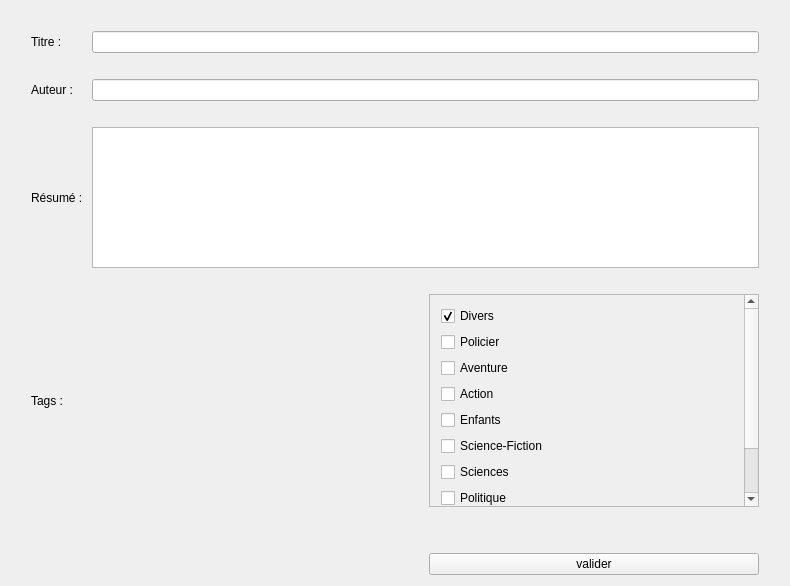
<?xml version="1.0" encoding="UTF-8"?>
<ui version="4.0">
 <class>QAjoutLivreWidget</class>
 <widget class="QWidget" name="QAjoutLivreWidget">
  <property name="geometry">
   <rect>
    <x>0</x>
    <y>0</y>
    <width>790</width>
    <height>586</height>
   </rect>
  </property>
  <property name="windowTitle">
   <string>QAjoutLivreWidget</string>
  </property>
  <property name="styleSheet">
   <string notr="true"/>
  </property>
  <layout class="QGridLayout" name="gridLayout">
   <item row="1" column="2" colspan="2">
    <widget class="QLineEdit" name="LineTitre"/>
   </item>
   <item row="7" column="2">
    <spacer name="horizontalSpacer_6">
     <property name="orientation">
      <enum>Qt::Horizontal</enum>
     </property>
     <property name="sizeHint" stdset="0">
      <size>
       <width>40</width>
       <height>20</height>
      </size>
     </property>
    </spacer>
   </item>
   <item row="1" column="1">
    <widget class="QLabel" name="label">
     <property name="text">
      <string>Titre :</string>
     </property>
    </widget>
   </item>
   <item row="5" column="0">
    <spacer name="verticalSpacer">
     <property name="orientation">
      <enum>Qt::Vertical</enum>
     </property>
     <property name="sizeHint" stdset="0">
      <size>
       <width>20</width>
       <height>40</height>
      </size>
     </property>
    </spacer>
   </item>
   <item row="12" column="2">
    <spacer name="horizontalSpacer">
     <property name="orientation">
      <enum>Qt::Horizontal</enum>
     </property>
     <property name="sizeHint" stdset="0">
      <size>
       <width>40</width>
       <height>20</height>
      </size>
     </property>
    </spacer>
   </item>
   <item row="5" column="4">
    <spacer name="verticalSpacer_2">
     <property name="orientation">
      <enum>Qt::Vertical</enum>
     </property>
     <property name="sizeHint" stdset="0">
      <size>
       <width>20</width>
       <height>40</height>
      </size>
     </property>
    </spacer>
   </item>
   <item row="5" column="2" colspan="2">
    <widget class="QTextEdit" name="TextResume">
     <property name="minimumSize">
      <size>
       <width>652</width>
       <height>141</height>
      </size>
     </property>
    </widget>
   </item>
   <item row="3" column="1">
    <widget class="QLabel" name="label_2">
     <property name="text">
      <string>Auteur :</string>
     </property>
    </widget>
   </item>
   <item row="10" column="2">
    <spacer name="horizontalSpacer_4">
     <property name="orientation">
      <enum>Qt::Horizontal</enum>
     </property>
     <property name="sizeType">
      <enum>QSizePolicy::Fixed</enum>
     </property>
     <property name="sizeHint" stdset="0">
      <size>
       <width>40</width>
       <height>20</height>
      </size>
     </property>
    </spacer>
   </item>
   <item row="4" column="2">
    <spacer name="horizontalSpacer_2">
     <property name="orientation">
      <enum>Qt::Horizontal</enum>
     </property>
     <property name="sizeHint" stdset="0">
      <size>
       <width>40</width>
       <height>20</height>
      </size>
     </property>
    </spacer>
   </item>
   <item row="8" column="1">
    <widget class="QLabel" name="label_5">
     <property name="text">
      <string>Tags :</string>
     </property>
    </widget>
   </item>
   <item row="3" column="2" colspan="2">
    <widget class="QLineEdit" name="LineAuteur"/>
   </item>
   <item row="5" column="1">
    <widget class="QLabel" name="label_4">
     <property name="minimumSize">
      <size>
       <width>55</width>
       <height>141</height>
      </size>
     </property>
     <property name="text">
      <string>Résumé :</string>
     </property>
    </widget>
   </item>
   <item row="0" column="2">
    <spacer name="horizontalSpacer_5">
     <property name="orientation">
      <enum>Qt::Horizontal</enum>
     </property>
     <property name="sizeHint" stdset="0">
      <size>
       <width>40</width>
       <height>20</height>
      </size>
     </property>
    </spacer>
   </item>
   <item row="12" column="3">
    <widget class="QPushButton" name="BtnValider">
     <property name="text">
      <string>valider</string>
     </property>
    </widget>
   </item>
   <item row="11" column="2">
    <widget class="QLabel" name="TextError">
     <property name="styleSheet">
      <string notr="true">QLabel{
color : rgb(255, 73, 73);
}</string>
     </property>
     <property name="text">
      <string/>
     </property>
    </widget>
   </item>
   <item row="2" column="2">
    <spacer name="horizontalSpacer_3">
     <property name="orientation">
      <enum>Qt::Horizontal</enum>
     </property>
     <property name="sizeHint" stdset="0">
      <size>
       <width>40</width>
       <height>20</height>
      </size>
     </property>
    </spacer>
   </item>
   <item row="8" column="3">
    <widget class="QScrollArea" name="scrollArea">
     <property name="widgetResizable">
      <bool>true</bool>
     </property>
     <widget class="QWidget" name="scrollAreaWidgetContents">
      <property name="geometry">
       <rect>
        <x>0</x>
        <y>0</y>
        <width>299</width>
        <height>287</height>
       </rect>
      </property>
      <layout class="QVBoxLayout" name="verticalLayout_2">
       <item>
        <layout class="QVBoxLayout" name="verticalLayout">
         <item>
          <widget class="QCheckBox" name="BoxDivers">
           <property name="text">
            <string>Divers</string>
           </property>
           <property name="checked">
            <bool>true</bool>
           </property>
          </widget>
         </item>
         <item>
          <widget class="QCheckBox" name="BoxPolicier">
           <property name="text">
            <string>Policier</string>
           </property>
          </widget>
         </item>
         <item>
          <widget class="QCheckBox" name="BoxAventure">
           <property name="text">
            <string>Aventure</string>
           </property>
          </widget>
         </item>
         <item>
          <widget class="QCheckBox" name="BoxAction">
           <property name="text">
            <string>Action</string>
           </property>
          </widget>
         </item>
         <item>
          <widget class="QCheckBox" name="BoxEnfants">
           <property name="text">
            <string>Enfants</string>
           </property>
          </widget>
         </item>
         <item>
          <widget class="QCheckBox" name="BoxSciFi">
           <property name="text">
            <string>Science-Fiction</string>
           </property>
          </widget>
         </item>
         <item>
          <widget class="QCheckBox" name="BoxScience">
           <property name="text">
            <string>Sciences</string>
           </property>
          </widget>
         </item>
         <item>
          <widget class="QCheckBox" name="BoxPolitique">
           <property name="text">
            <string>Politique</string>
           </property>
          </widget>
         </item>
         <item>
          <widget class="QCheckBox" name="BoxHistoire">
           <property name="text">
            <string>Histoire</string>
           </property>
          </widget>
         </item>
         <item>
          <widget class="QCheckBox" name="BoxFantastique">
           <property name="text">
            <string>Fantastique</string>
           </property>
          </widget>
         </item>
        </layout>
       </item>
      </layout>
     </widget>
    </widget>
   </item>
  </layout>
 </widget>
 <layoutdefault spacing="6" margin="11"/>
 <resources/>
 <connections>
  <connection>
   <sender>BtnValider</sender>
   <signal>clicked()</signal>
   <receiver>QAjoutLivreWidget</receiver>
   <slot>Valider()</slot>
   <hints>
    <hint type="sourcelabel">
     <x>698</x>
     <y>403</y>
    </hint>
    <hint type="destinationlabel">
     <x>395</x>
     <y>356</y>
    </hint>
   </hints>
  </connection>
 </connections>
 <slots>
  <slot>Valider()</slot>
 </slots>
</ui>
